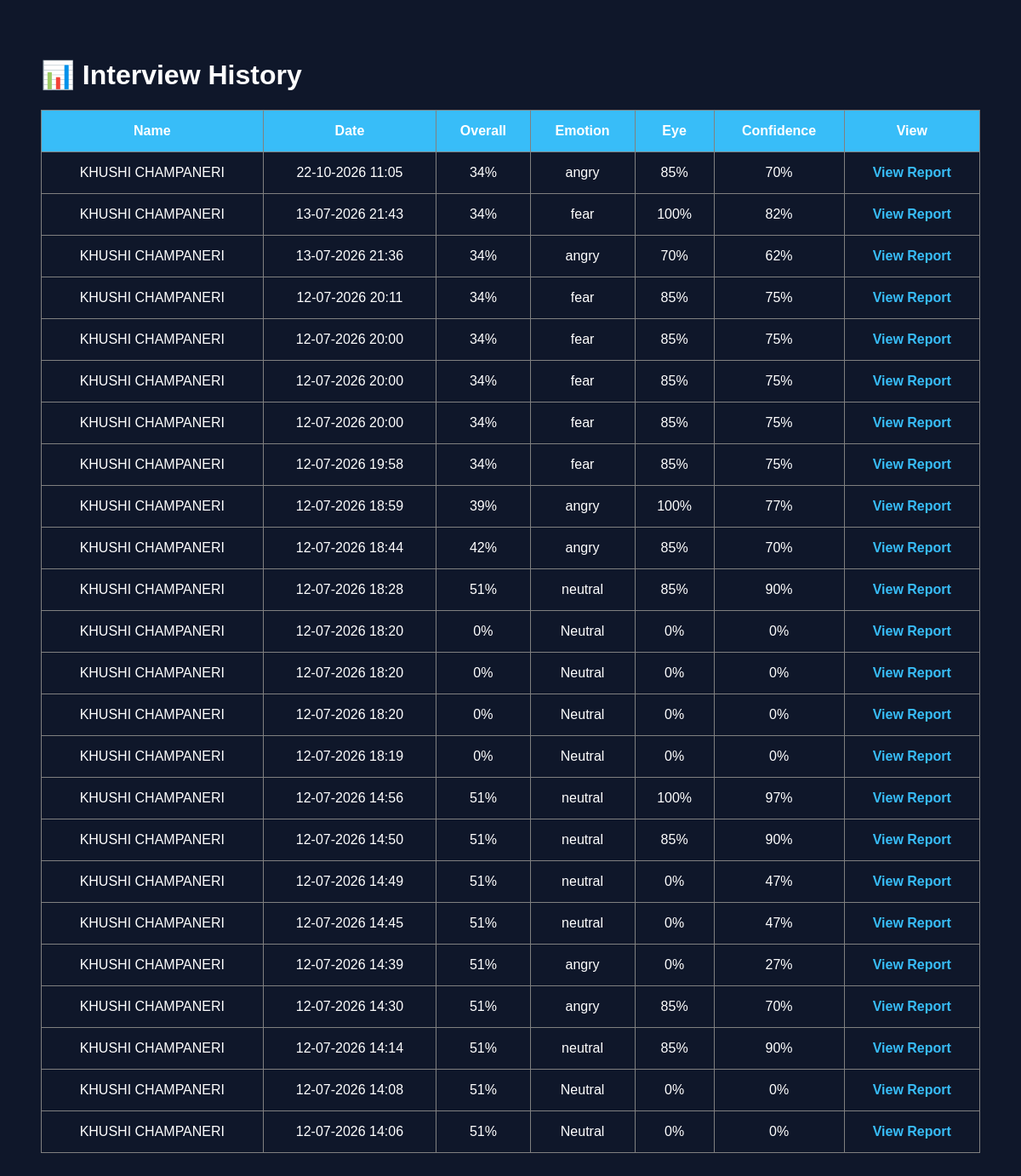
Page /reports on the committed database.
### database.py (models this page shows)
class InterviewReport(db.Model):
    id = db.Column(db.Integer, primary_key=True)
    user_name = db.Column(db.String(100))
    overall = db.Column(db.Integer)
    emotion = db.Column(db.String(50))
    eye = db.Column(db.Integer)
    confidence = db.Column(db.Integer)
    date = db.Column(db.String(50))

### app.py (the view)
@app.route("/reports")
def reports():
    reports = InterviewReport.query.order_by(
        InterviewReport.id.desc()
    ).all()
    return render_template(
        "reports.html",
        reports=reports
    )

### templates/reports.html (shortened to what this page needs)
<!DOCTYPE html>
<html>
<head>
</head>
<body>
<h1>📊 Interview History</h1>
<table>
<tr>
<th>Name</th>
<th>Date</th>
<th>Overall</th>
<th>Emotion</th>
<th>Eye</th>
<th>Confidence</th>
<th>View</th>
</tr>
{% for r in reports %}
<tr>
<td>{{ r.user_name }}</td>
<td>{{ r.date }}</td>
<td>{{ r.overall }}%</td>
<td>{{ r.emotion }}</td>
<td>{{ r.eye }}%</td>
<td>{{ r.confidence }}%</td>
<td>
<a href="/final_report">
View Report
</a>
</td>
</tr>
{% endfor %}
</table>
</body>
</html>

### templates/reports.html (style rules this page uses)
body { background:#0f172a; color:white; font-family:Arial; padding:40px; }
table { width:100%; border-collapse:collapse; }
th,td { padding:15px; border:1px solid gray; text-align:center; }
th { background:#38bdf8; }
a { color:#38bdf8; text-decoration:none; font-weight:bold; }

### rows in the picture
InterviewReport: user_name "KHUSHI CHAMPANERI", date "22-10-2026 11:05", overall "34", emotion "angry", eye "85", confidence "70"
InterviewReport: user_name "KHUSHI CHAMPANERI", date "13-07-2026 21:43", overall "34", emotion "fear", eye "100", confidence "82"
InterviewReport: user_name "KHUSHI CHAMPANERI", date "13-07-2026 21:36", overall "34", emotion "angry", eye "70", confidence "62"
InterviewReport: user_name "KHUSHI CHAMPANERI", date "12-07-2026 20:11", overall "34", emotion "fear", eye "85", confidence "75"
InterviewReport: user_name "KHUSHI CHAMPANERI", date "12-07-2026 20:00", overall "34", emotion "fear", eye "85", confidence "75"
InterviewReport: user_name "KHUSHI CHAMPANERI", date "12-07-2026 20:00", overall "34", emotion "fear", eye "85", confidence "75"
InterviewReport: user_name "KHUSHI CHAMPANERI", date "12-07-2026 20:00", overall "34", emotion "fear", eye "85", confidence "75"
InterviewReport: user_name "KHUSHI CHAMPANERI", date "12-07-2026 19:58", overall "34", emotion "fear", eye "85", confidence "75"
InterviewReport: user_name "KHUSHI CHAMPANERI", date "12-07-2026 18:59", overall "39", emotion "angry", eye "100", confidence "77"
InterviewReport: user_name "KHUSHI CHAMPANERI", date "12-07-2026 18:44", overall "42", emotion "angry", eye "85", confidence "70"
InterviewReport: user_name "KHUSHI CHAMPANERI", date "12-07-2026 18:28", overall "51", emotion "neutral", eye "85", confidence "90"
InterviewReport: user_name "KHUSHI CHAMPANERI", date "12-07-2026 18:20", overall "0", emotion "Neutral", eye "0", confidence "0"
InterviewReport: user_name "KHUSHI CHAMPANERI", date "12-07-2026 18:20", overall "0", emotion "Neutral", eye "0", confidence "0"
InterviewReport: user_name "KHUSHI CHAMPANERI", date "12-07-2026 18:20", overall "0", emotion "Neutral", eye "0", confidence "0"
InterviewReport: user_name "KHUSHI CHAMPANERI", date "12-07-2026 18:19", overall "0", emotion "Neutral", eye "0", confidence "0"
InterviewReport: user_name "KHUSHI CHAMPANERI", date "12-07-2026 14:56", overall "51", emotion "neutral", eye "100", confidence "97"
InterviewReport: user_name "KHUSHI CHAMPANERI", date "12-07-2026 14:50", overall "51", emotion "neutral", eye "85", confidence "90"
InterviewReport: user_name "KHUSHI CHAMPANERI", date "12-07-2026 14:49", overall "51", emotion "neutral", eye "0", confidence "47"
InterviewReport: user_name "KHUSHI CHAMPANERI", date "12-07-2026 14:45", overall "51", emotion "neutral", eye "0", confidence "47"
InterviewReport: user_name "KHUSHI CHAMPANERI", date "12-07-2026 14:39", overall "51", emotion "angry", eye "0", confidence "27"
InterviewReport: user_name "KHUSHI CHAMPANERI", date "12-07-2026 14:30", overall "51", emotion "angry", eye "85", confidence "70"
InterviewReport: user_name "KHUSHI CHAMPANERI", date "12-07-2026 14:14", overall "51", emotion "neutral", eye "85", confidence "90"
InterviewReport: user_name "KHUSHI CHAMPANERI", date "12-07-2026 14:08", overall "51", emotion "Neutral", eye "0", confidence "0"
InterviewReport: user_name "KHUSHI CHAMPANERI", date "12-07-2026 14:06", overall "51", emotion "Neutral", eye "0", confidence "0"
